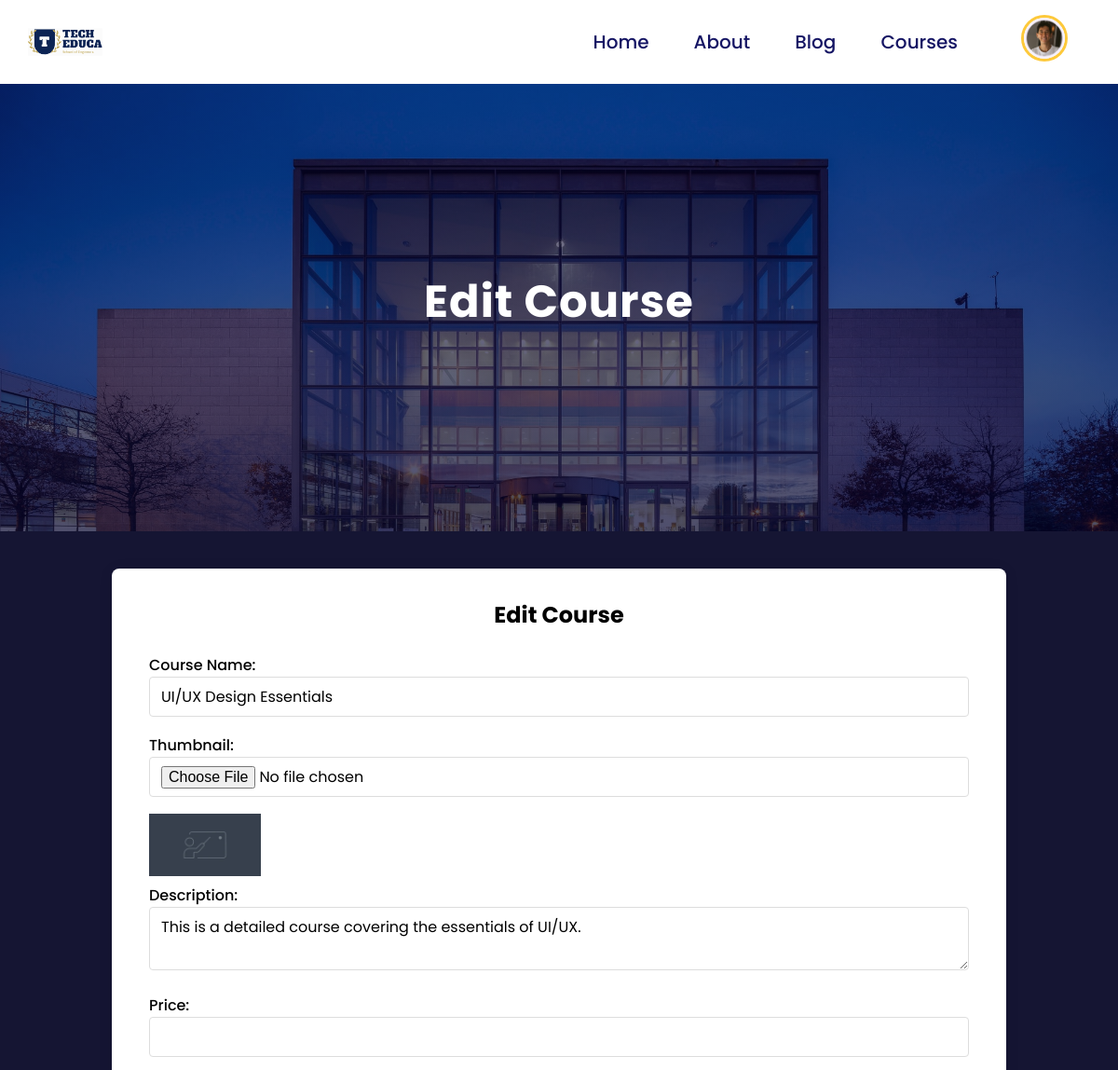
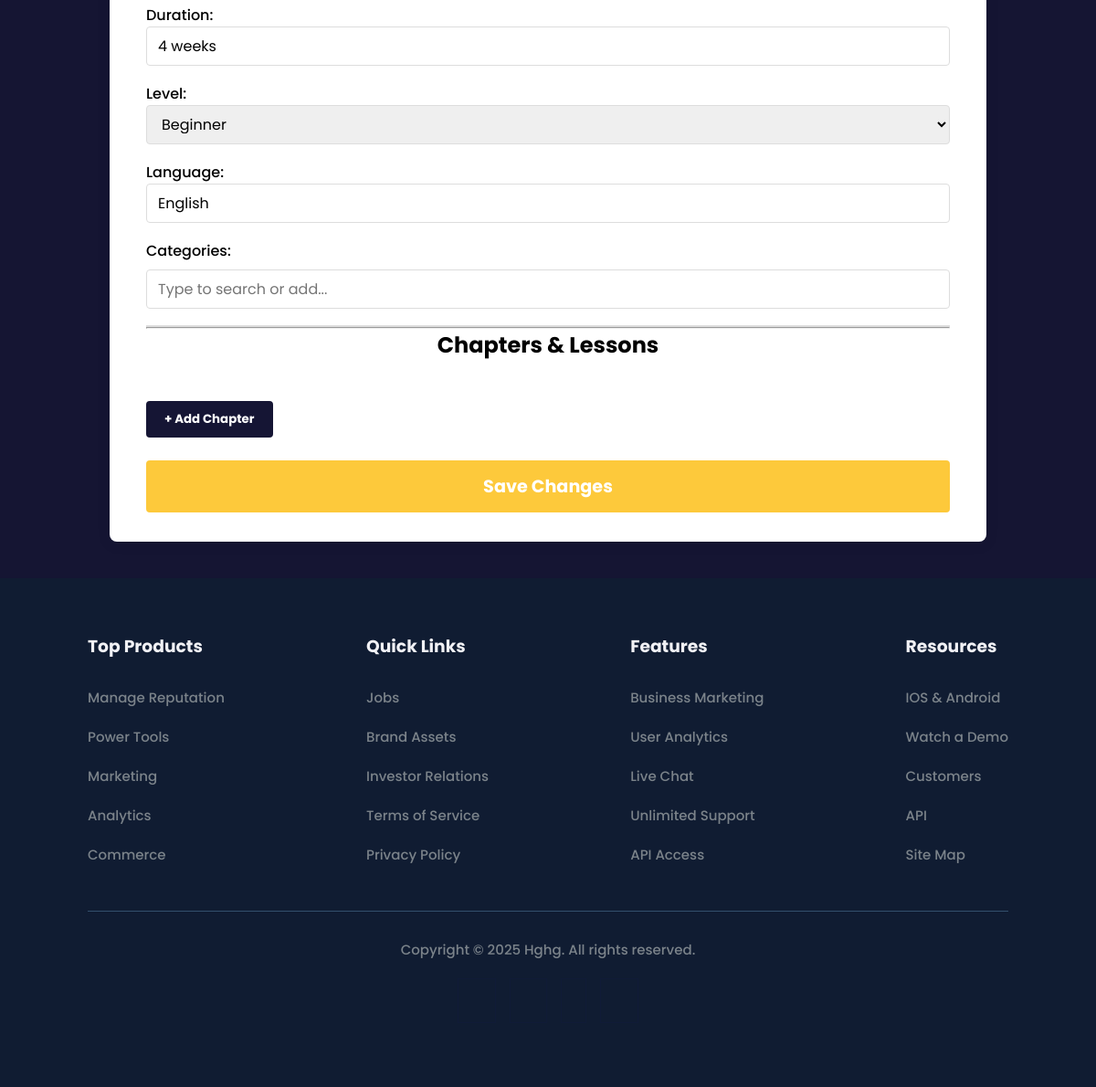
Screenshot of /courses/17/edit/ (signed in) with the database file from the repository (2 pictures, top to bottom).
### app/models.py (models this page shows, shortened)
class User(AbstractUser):
    id = models.AutoField(primary_key=True)  # Tự động tăng ID cho người dùng
    email = models.EmailField(unique=True, max_length=254, blank=True)  # Override email thành unique
    phone = models.CharField(max_length=15, blank=True, null=True)
    avatar = models.ImageField(upload_to='avatars/', blank=True, null=True)
    birthday = models.DateField(null=True, blank=True)
    ROLE_CHOICES = [
        ('student', 'student'),
        ('instructor', 'instructor'),
        ('admin', 'admin'),
    ]
    role = models.CharField(max_length=20, choices=ROLE_CHOICES, default='student')
    self_description = RichTextUploadingField(default="", blank=True, null=True)  # Mô tả bản thân viết bằng Markdown
    enrolled_courses = models.ManyToManyField(
        "app.Course",
        through="app.Enrollment",
        related_name="enrolled_students",
        verbose_name="Course",
        blank=True
    )
    instructors = models.ManyToManyField(
        "app.Course",
        through="app.TeachingAssignment",
        related_name="instructed_courses",
        blank=True
    )

class Course(models.Model):
    courseID = models.AutoField(primary_key=True)  # Tự động tăng ID cho khóa học
    courseName = models.CharField(max_length=1000) # Tên khóa học
    thumbnail = models.ImageField(upload_to='thumbnails/', default="thumbnails/default-product-card.webp", null=True, blank=True)  # Thumbnail ảnh cho course
    description = models.TextField()  # Mô tả khóa học
    duration = models.CharField(max_length=100)  # Thời gian khóa học
    created_at = models.DateTimeField(auto_now_add=True)  # Ngày giờ khóa học được tạo
    level = models.CharField(max_length=50)  # Cấp độ khóa học (beginner, intermediate, advanced)
    language = models.CharField(max_length=50)  # Ngôn ngữ khóa học
    register_count = models.IntegerField(default=0)  # Số lượng người đăng ký khóa học
    rating = models.DecimalField(max_digits=3, decimal_places=2, default=5)  # Đánh giá khóa học (0-5)
    created_by = models.ForeignKey(
        "app.User",
        on_delete=models.SET_NULL,
        null=True,
        related_name="created_courses"
    )
    categories = models.ManyToManyField("app.CourseCategory", related_name="courses", blank=True)

### app/views.py (the view, shortened to what this page needs)
# urls.py: path("courses/<int:courseID>/edit/", views.edit_course_view, name="edit_course"),
@login_required
def edit_course_view(request, courseID):
    course = get_object_or_404(Course, courseID=courseID)
    if request.user != course.created_by:
        messages.error(request, "You are not have permited to edit this course.")
        return redirect("my_courses")
    return render(request, "app/edit_course.html", {"course": course})

### app/templates/app/edit_course.html (shortened to what this page needs)
{% load static %}
<!DOCTYPE html>
<html lang="en">
<head>
    <link rel="stylesheet" href="{% static 'style.css' %}">
    <link rel="stylesheet" href="https://cdnjs.cloudflare.com/ajax/libs/font-awesome/4.7.0/css/font-awesome.min.css">
</head>
<body>
    {% include 'app/navigation.html' %}
    <section id="about-home">
        <h1>Edit Course</h1>
    </section>
    <div class="course-create-container">
        <h2>Edit Course</h2>
        <form method="post" enctype="multipart/form-data">
            <label>Course Name:</label>
            <input type="text" name="courseName" value="{{ course.courseName }}" required>
            <label>Thumbnail:</label>
            <input type="file" name="thumbnail">
            {% if course.thumbnail %}
                <img src="{{ course.thumbnail.url }}" alt="Thumbnail" style="max-width:120px;display:block;margin-bottom:8px;">
            {% endif %}
            <label>Description:</label>
            <textarea name="description" required>{{ course.description }}</textarea>
            <label>Price:</label>
            <input type="number" name="price" step="0.01" value="{{ course.price }}" required>
            <label>Duration:</label>
            <input type="text" name="duration" value="{{ course.duration }}">
            <label>Level:</label>
            <select name="level">
                <option value="beginner" {% if course.level == "beginner" %}selected{% endif %}>Beginner</option>
            </select>
            <label>Language:</label>
            <input type="text" name="language" value="{{ course.language }}">
            <label>Categories:</label>
            <input type="text" id="category-input" autocomplete="off" placeholder="Type to search or add...">
            <div id="category-suggestions" style="position:relative;"></div>
            <hr>
            <h2>Chapters & Lessons</h2>
            <button type="button" class="btn-add-chapter" onclick="addChapter()">+ Add Chapter</button>
            <br><br>
            <button type="submit" class="btn">Save Changes</button>
        </form>
    </div>
    {% include 'app/footer.html' %}
</body>
</html>

### app/templates/app/navigation.html (shortened to what this page needs)
{% load static %}
<nav>
    <img src="{% static 'images/logo.svg' %}" alt="Logo" class="logo">
    <div class="navigation">
        <ul class="nav-links">
            <li><a href="{% url 'home' %}" class="{% if request.resolver_match.url_name == 'home' %}active{% endif %}">Home</a></li>
            <li><a href="{% url 'about' %}" class="{% if request.resolver_match.url_name == 'about' %}active{% endif %}">About</a></li>
            <li><a href="{% url 'blog' %}" class="{% if request.resolver_match.url_name == 'blog' %}active{% endif %}">Blog</a></li>
            <li><a href="{% url 'courses' %}" class="{% if request.resolver_match.url_name == 'courses' %}active{% endif %}">Courses</a></li>
            {% if user.is_authenticated %}
                <li class="dropdown">
                    <img src="{% if user.avatar %}{{ user.avatar.url }}{% else %}{% static 'images/avatar-default.png' %}{% endif %}" alt="User Avatar" class="avatar">
                </li>
            {% else %}
                <li><a href="{% url 'login' %}" class="{% if request.resolver_match.url_name == 'login' %}active{% endif %}">Login</a></li>
                <li><a href="{% url 'signup' %}" class="{% if request.resolver_match.url_name == 'signup' %}active{% endif %}">Sign Up</a></li>
            {% endif %}
        </ul>
    </div>
</nav>

### static/style.css (style rules this page uses)
* { margin: 0; padding: 0; box-sizing: border-box; font-family: "Poppins", sans-serif; }
body { font-family: "Poppins", sans-serif; }
h1 { font-size: 2.5rem; font-weight: 700; color: rgb(35, 35, 85); }
nav { display: flex; flex-direction: row; justify-content: space-between; align-items: center; padding: 5px 30px; background-color: #fff; box-shadow: 2px 2px 10px rgba(0, 0, 0, 0.1); }
nav img { width: 80px; height: 80px; cursor: pointer; margin: 0; padding: 0; }
nav .navigation ul { display: flex; flex-direction: row; justify-content: space-between; align-items: center; }
nav .navigation ul li { list-style: none; margin: 0 2vw; font-size: 20px; font-weight: 500; color: rgb(24, 24, 49); }
nav .navigation ul li a { color: rgb(21, 21, 100); transition: all 0.3s ease-in-out; font-size: 20px; font-weight: 500; text-decoration: none; }
nav .dropdown { position: relative; display: inline-block; }
nav .avatar { width: 50px; height: 50px; border-radius: 50%; object-fit: cover; cursor: pointer; margin-left: 20px; transition: all 0.3s ease-in-out; border: 3px solid #FDC93B; }
.btn { background-color: #FDC93B; color: #fff; border: 2px solid #FDC93B; padding: 1vw 2vw; border-radius: 5px; text-decoration: none; font-size: 1.2rem; font-weight: 500; transition: all 0.3s ease-in-out; }
#about-home { background-image: linear-gradient(rgba(9, 5, 54, 0.5), rgba(5, 4, 46, 0.7)), url("images/back1.jpg"); width: 100%; height: 60vh; display: flex; flex-direction: column; justify-content: center; align-items: center; text-align: center; padding: 5vw 8vw; background-color: #f9f9f9; background-size: cover; }
#about-home h1 { font-size: 3rem; color: #fff; margin-bottom: 1vw; letter-spacing: 1px; }

### app/templates/app/edit_course.html (style rules this page uses)
body { background: rgb(21,21,51); }
.register-container, .course-create-container { background: #fff; border-radius: 8px; box-shadow: 0 2px 16px rgba(0,0,0,0.08); padding: 32px 40px; max-width: 80vw; width: 80vw; margin: 40px auto; }
.course-create-container h2 { text-align: center; margin-bottom: 24px; }
.course-create-container form label { font-weight: 500; }
.course-create-container form input, .course-create-container form select, .course-create-container form textarea { width: 100%; padding: 8px 12px; margin-bottom: 18px; border: 1px solid #ddd; border-radius: 4px; font-size: 1rem; }
.course-create-container .btn { width: 100%; background: #FDC93B; color: #fff; font-weight: bold; border: 2px solid #FDC93B; padding: 12px; border-radius: 4px; cursor: pointer; transition: background 0.2s, color 0.2s; box-sizing: border-box; }
.btn-add-chapter, .btn-add-lesson, .btn-delete-chapter, .btn-delete-lesson, .btn-add-question { border: 2px solid; border-radius: 4px; font-weight: bold; cursor: pointer; transition: background 0.2s, color 0.2s; box-sizing: border-box; padding: 8px 18px; margin: 20px 0 0 0; }
.btn-add-chapter { background: rgb(21,21,52); color: #fff; border-color: rgb(21,21,52); }
#category-suggestions { background: #fff; border: 1px solid #ddd; max-height: 180px; overflow-y: auto; position: absolute; z-index: 10; width: 100%; }

### rows the page displays
User: avatar (picture)
Course: courseName "UI/UX Design Essentials", thumbnail (placeholder picture), description "This is a detailed course covering the essentials of UI/UX.", duration "4 weeks", language "English"
